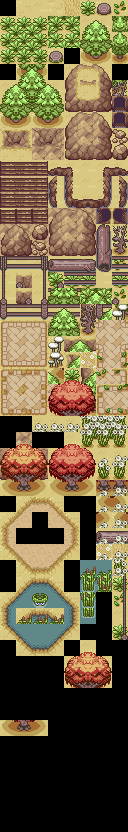

The image is a tile-based game level rendered from a .tmx file. Its description and source (layers, tilesets, objects; grid data summarised) follow:
An orthogonal 16x104 tile map with 8x8 px tiles, 3 tile layers (图块层 1, 图块层 2, 图块层 3), 9 tilesets.

<map version="1.10" tiledversion="1.10.1" orientation="orthogonal" renderorder="right-down" width="16" height="104" tilewidth="8" tileheight="8" infinite="0" nextlayerid="4" nextobjectid="1">
 <tileset firstgid="1" name="树木草地" tilewidth="8" tileheight="8" tilecount="900" columns="30">
  <image source="tileset/树木草地.png" trans="ffffff" width="240" height="240" />
 </tileset>
 <tileset firstgid="901" name="山脉" tilewidth="8" tileheight="8" tilecount="900" columns="30">
  <image source="tileset/山脉.png" trans="ffffff" width="240" height="240" />
 </tileset>
 <tileset firstgid="1801" name="栅栏" tilewidth="8" tileheight="8" tilecount="900" columns="30">
  <image source="tileset/栅栏.png" trans="ffffff" width="240" height="240" />
 </tileset>
 <tileset firstgid="2701" name="地板" tilewidth="8" tileheight="8" tilecount="900" columns="30">
  <image source="tileset/地板.png" trans="30bcad" width="240" height="240" />
 </tileset>
 <tileset firstgid="3601" name="大树" tilewidth="8" tileheight="8" tilecount="1369" columns="37">
  <image source="tileset/大树.png" trans="ffffff" width="300" height="300" />
 </tileset>
 <tileset firstgid="4970" name="大路" tilewidth="8" tileheight="8" tilecount="900" columns="30">
  <image source="tileset/大路.png" trans="ffffff" width="240" height="240" />
 </tileset>
 <tileset firstgid="5870" name="花朵1" tilewidth="8" tileheight="8" tilecount="900" columns="30">
  <image source="tileset/花朵1.png" trans="ffffff" width="240" height="240" />
 </tileset>
 <tileset firstgid="6770" name="大房子" tilewidth="8" tileheight="8" tilecount="544" columns="16">
  <image source="tileset/大房子.png" trans="ffffff" width="128" height="272" />
 </tileset>
 <tileset firstgid="7314" name="水草" tilewidth="8" tileheight="8" tilecount="900" columns="30">
  <image source="tileset/水草.png" trans="ffffff" width="240" height="240" />
 </tileset>
 <layer id="1" name="图块层 1" width="16" height="104">
  <data>[1664 cells, 1254 non-empty, 808 distinct tile ids]</data>
 </layer>
 <layer id="2" name="图块层 2" width="16" height="104">
  <data>[1664 cells, 0 non-empty, 0 distinct tile ids]</data>
 </layer>
 <layer id="3" name="图块层 3" width="16" height="104">
  <data>[1664 cells, 480 non-empty, 230 distinct tile ids]</data>
 </layer>
</map>
